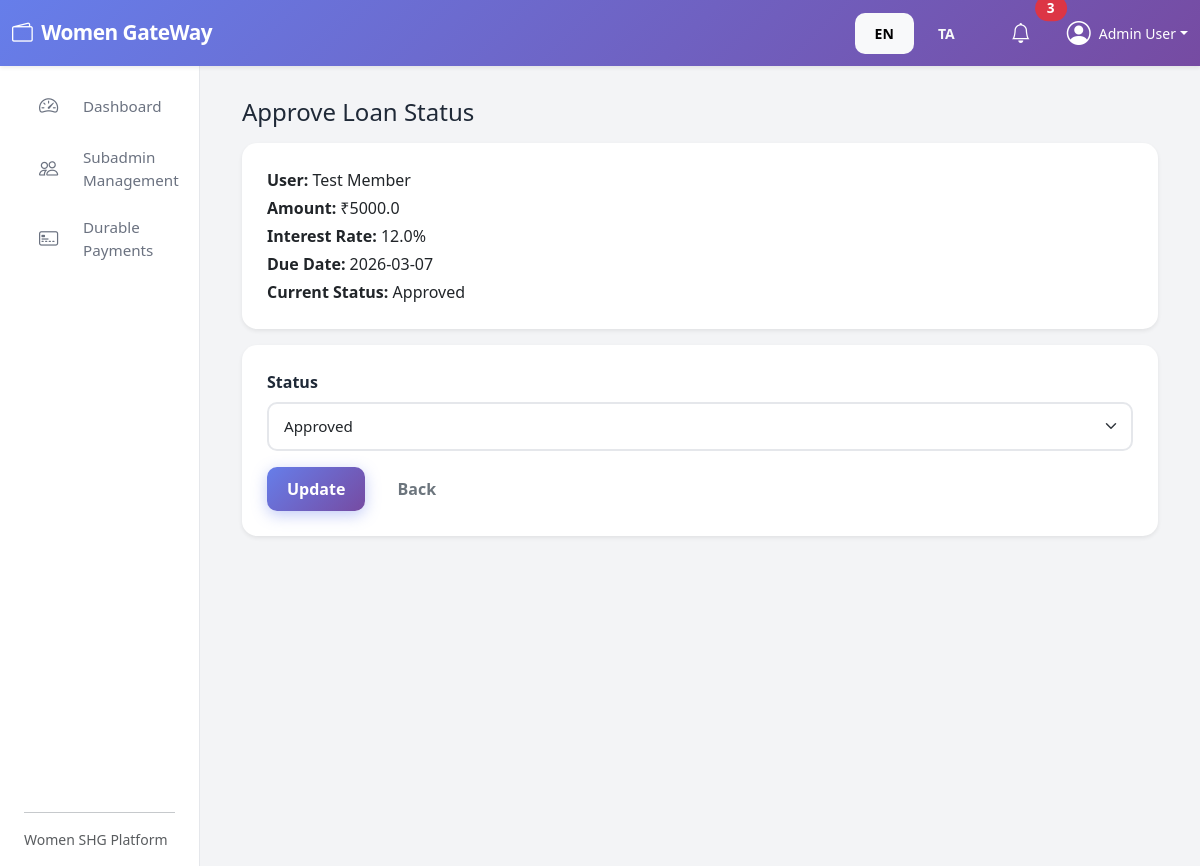
/admin/loans/1/update (signed in), run on the app's committed database.
### models.py (models this page shows, shortened)
class User(UserMixin, db.Model):
    __tablename__ = "users"
    id = db.Column(db.Integer, primary_key=True)
    full_name = db.Column(db.String(120), nullable=False)
    email = db.Column(db.String(120), unique=True, nullable=False, index=True)
    phone = db.Column(db.String(20))
    password_hash = db.Column(db.String(255), nullable=False)
    role = db.Column(db.String(20), default="USER", nullable=False)
    aadhaar_number = db.Column(db.String(12))
    pan_number = db.Column(db.String(10))
    address = db.Column(db.String(255))
    bank_account_number = db.Column(db.String(32))
    ifsc_code = db.Column(db.String(20))
    gender = db.Column(db.String(20))
    age = db.Column(db.Integer)
    join_date = db.Column(db.Date, default=date.today)
    savings = db.relationship("Savings", backref="user", lazy="dynamic")
    loans = db.relationship("Loan", backref="user", lazy="dynamic")
    attendance_records = db.relationship("Attendance", backref="user", lazy="dynamic")
    def is_admin(self):
        return self.role.upper() == "ADMIN"

class Loan(db.Model):
    __tablename__ = "loans"
    id = db.Column(db.Integer, primary_key=True)
    user_id = db.Column(db.Integer, db.ForeignKey("users.id"), nullable=False)
    loan_amount = db.Column(db.Float, nullable=False)
    interest_rate = db.Column(db.Float, nullable=False)
    issue_date = db.Column(db.Date, default=date.today, nullable=False)
    due_date = db.Column(db.Date, nullable=False)
    status = db.Column(db.String(20), default="Pending", nullable=False)

### admin.py (the view)
@admin_bp.route("/loans/<int:loan_id>/update", methods=["GET", "POST"])
@login_required
@admin_required
def update_loan(loan_id):
    loan = Loan.query.get_or_404(loan_id)
    form = ApproveLoanForm(status=loan.status)
    if form.validate_on_submit():
        loan.status = form.status.data
        db.session.commit()
        flash("Loan status updated.", "success")
        return redirect(url_for("admin.durable_payments"))
    return render_template("admin/meeting_approve.html", loan=loan, form=form)

### forms.py
class ApproveLoanForm(FlaskForm):
    status = SelectField(
        "Status",
        choices=[("Pending", "Pending"), ("Approved", "Approved"), ("Paid", "Paid")],
        validators=[DataRequired()],
    )
    submit = SubmitField("Update Loan")

### admin.py (called while the page is built)
def admin_required(func):
    @wraps(func)
    def wrapper(*args, **kwargs):
        if not current_user.is_authenticated or not current_user.is_admin():
            flash("Admin access required.", "danger")
            return redirect(url_for("auth.login"))
        return func(*args, **kwargs)
    return wrapper

### templates/admin/meeting_approve.html (shortened to what this page needs)
{% extends "base.html" %}
{% block content %}
<div class="container py-3">
    <h4 class="mb-3">{{ t('Approve Loan Status') }}</h4>
    <div class="card shadow-sm mb-3">
        <div class="card-body">
            <p class="mb-1"><strong>{{ t('User') }}:</strong> {{ loan.user.full_name }}</p>
            <p class="mb-1"><strong>{{ t('Amount') }}:</strong> ₹{{ loan.loan_amount }}</p>
            <p class="mb-1"><strong>{{ t('Interest Rate') }}:</strong> {{ loan.interest_rate }}%</p>
            <p class="mb-1"><strong>{{ t('Due Date') }}:</strong> {{ loan.due_date }}</p>
            <p class="mb-0"><strong>{{ t('Current Status') }}:</strong> {{ loan.status }}</p>
        </div>
    </div>
    <div class="card shadow-sm">
        <div class="card-body">
            <form method="POST">
                <div class="mb-3">
                    {{ form.status.label(class="form-label") }}
                    {{ form.status(class="form-select") }}
                </div>
                <button class="btn btn-primary">{{ t('Update') }}</button>
                <a href="{{ url_for('admin.durable_payments') }}" class="btn btn-outline-secondary ms-2">{{ t('Back') }}</a>
            </form>
        </div>
    </div>
</div>
{% endblock %}

### templates/base.html (shortened to what this page needs)
<!doctype html>
<html lang="{{ 'ta' if lang == 'ta' else 'en' }}">
<head>
    <link href="https://cdn.jsdelivr.net/npm/bootstrap@5.3.3/dist/css/bootstrap.min.css" rel="stylesheet">
    <link href="https://cdn.jsdelivr.net/npm/bootstrap-icons@1.11.3/font/bootstrap-icons.css" rel="stylesheet">
</head>
<body class="bg-light">
<nav class="navbar navbar-expand-lg navbar-dark top-navbar shadow-sm">
    <div class="container-fluid">
        <a class="navbar-brand fw-bold" href="#">
            <i class="bi bi-wallet2 me-1"></i> Women GateWay
        </a>
        <div class="d-flex align-items-center ms-auto">
            <div class="me-3">
                <a href="?lang=en" class="btn btn-sm btn-outline-light {% if lang == 'en' %}active{% endif %}">EN</a>
                <a href="?lang=ta" class="btn btn-sm btn-outline-light {% if lang == 'ta' %}active{% endif %}">TA</a>
            </div>
            <button class="btn btn-link text-white position-relative me-3">
                <i class="bi bi-bell fs-5"></i>
                <span class="position-absolute top-0 start-100 translate-middle badge rounded-pill bg-danger">3</span>
            </button>
            {% if current_user.is_authenticated %}
            <div class="dropdown">
                <a class="d-flex align-items-center text-white text-decoration-none dropdown-toggle" href="#" id="profileDropdown" data-bs-toggle="dropdown" aria-expanded="false">
                    <i class="bi bi-person-circle fs-4 me-2"></i>
                    <span class="small">{{ current_user.full_name }}</span>
                </a>
            </div>
            {% endif %}
        </div>
    </div>
</nav>
<div class="container-fluid">
    <div class="row flex-nowrap">
        {% if current_user.is_authenticated %}
        <div class="col-auto col-md-3 col-xl-2 px-sm-2 px-0 sidebar bg-white shadow-sm">
            <div class="d-flex flex-column align-items-sm-start px-3 pt-3 min-vh-100">
                {% if current_user.is_admin() %}
                <ul class="nav nav-pills flex-column mb-sm-auto mb-0 w-100" id="menu">
                    <li class="nav-item">
                        <a href="{{ url_for('admin.admin_dashboard') }}" class="nav-link sidebar-link {% if request.endpoint == 'admin.admin_dashboard' %}active{% endif %}">
                            <i class="bi bi-speedometer2 me-2"></i><span>{{ t('Dashboard') }}</span>
                        </a>
                    </li>
                    <li>
                        <a href="{{ url_for('admin.subadmin_list') }}" class="nav-link sidebar-link {% if 'subadmin' in request.endpoint %}active{% endif %}">
                            <i class="bi bi-people me-2"></i><span>{{ t('Subadmin Management') }}</span>
                        </a>
                    </li>
                    <li>
                        <a href="{{ url_for('admin.durable_payments') }}" class="nav-link sidebar-link {% if 'durable_payments' in request.endpoint %}active{% endif %}">
                            <i class="bi bi-credit-card-2-front me-2"></i><span>{{ t('Durable Payments') }}</span>
                        </a>
                    </li>
                </ul>
                {% endif %}
                <hr class="w-100">
                <p class="small text-muted mb-3">Women SHG Platform</p>
            </div>
        </div>
        {% endif %}
        <main class="col py-3 main-content">
            {% block content %}{% endblock %}
        </main>
    </div>
</div>
</body>
</html>

### templates/base.html (style rules this page uses)
:root { --primary-gradient: linear-gradient(135deg, #667eea 0%, #764ba2 100%); --primary-color: #667eea; --secondary-color: #764ba2; --success-color: #10b981; --warning-color: #f59e0b; --danger-color: #ef4444; --info-color: #3b82f6; --text-primary: #1f2937; --text-secondary: #6b7280; --bg-light: #f9fafb; --bg-lighter: #f3f4f6; --border-color: #e5e7eb; --shadow-sm: 0 1px 2px 0 rgba(0, 0, 0, 0.05); --shadow-md: 0 4px 6px -1px rgba(0, 0, 0, 0.1); --shadow-lg: 0 10px 15px -3px rgba(0, 0, 0, 0.1); }
* { margin: 0; padding: 0; box-sizing: border-box; }
body { font-family: 'Segoe UI', Tahoma, Geneva, Verdana, sans-serif; color: var(--text-primary); background-color: var(--bg-lighter); }
.top-navbar { background: var(--primary-gradient); box-shadow: var(--shadow-md); border-bottom: none; }
.top-navbar .navbar-brand { font-size: 1.3rem; font-weight: 700; letter-spacing: -0.5px; }
.top-navbar .btn-link { color: white !important; text-decoration: none; }
.sidebar { background-color: white; border-right: 1px solid var(--border-color); box-shadow: var(--shadow-sm); min-height: 100vh; }
.sidebar-link { color: var(--text-secondary); border-radius: 10px; padding: 10px 15px; margin-bottom: 5px; display: flex; align-items: center; gap: 12px; font-size: 0.95rem; font-weight: 500; transition: all 0.3s ease; text-decoration: none; }
.sidebar-link i { font-size: 1.2rem; min-width: 24px; }
.main-content { background-color: var(--bg-lighter); min-height: calc(100vh - 56px); padding: 30px; }
.card { border: none; border-radius: 15px; box-shadow: var(--shadow-md); transition: all 0.3s ease; }
.card-body { padding: 25px; }
.form-label { font-weight: 600; color: var(--text-primary); margin-bottom: 8px; }
.form-control, .form-select { border: 2px solid var(--border-color); border-radius: 10px; padding: 11px 15px; font-size: 0.95rem; transition: all 0.3s ease; }
.btn { border-radius: 10px; font-weight: 600; padding: 10px 20px; transition: all 0.3s ease; border: none; }
.btn-primary { background: var(--primary-gradient); color: white; box-shadow: 0 4px 15px rgba(102, 126, 234, 0.4); }
.badge { padding: 6px 12px; border-radius: 20px; font-weight: 600; font-size: 0.85rem; }

### data on the page
User: full_name "Admin User"
User: role "User", user.full_name "Test Member"
Loan: loan_amount "5000.0", interest_rate "12.0", due_date "2026-03-07", status "Approved"

### other printed values
{{ t('Dashboard') }} "Dashboard"
{{ t('Subadmin Management') }} "Subadmin Management"
{{ t('Durable Payments') }} "Durable Payments"
{{ t('Approve Loan Status') }} "Approve Loan Status"
{{ t('Amount') }} "Amount"
{{ t('Interest Rate') }} "Interest Rate"
{{ t('Due Date') }} "Due Date"
{{ t('Current Status') }} "Current Status"
{{ t('Update') }} "Update"
{{ t('Back') }} "Back"
